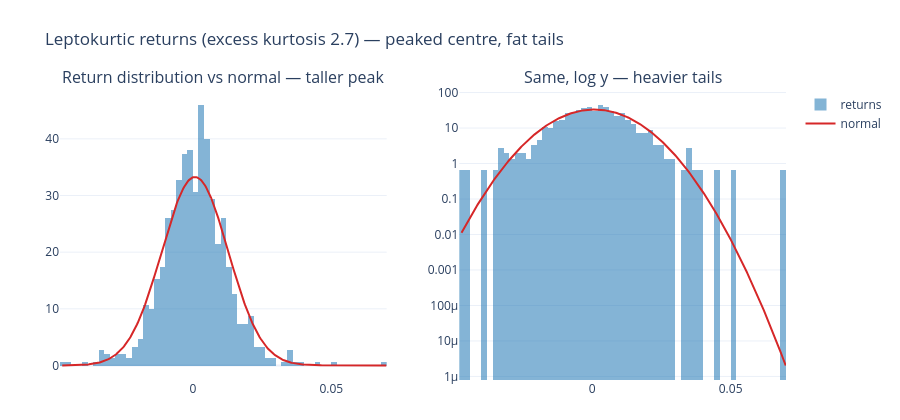

The notebook cell this image was saved under:
### Markdown cell above
## The distribution vs a normal
A fitted normal (same mean and variance) under- and over-shoots: it misses the peak and badly underestimates the tails (right panel, log scale).

### Code cell
xs = np.linspace(ret.min(), ret.max(), 400)
pdf = st.normal_pdf(xs, mu, sigma)

fig = make_subplots(rows=1, cols=2, subplot_titles=(
    "Return distribution vs normal — taller peak", "Same, log y — heavier tails"))
for c in (1, 2):
    fig.add_trace(go.Histogram(x=ret, histnorm="probability density", nbinsx=80,
                               marker_color="#1f77b4", opacity=0.55, name="returns",
                               showlegend=(c == 1)), row=1, col=c)
    fig.add_trace(go.Scatter(x=xs, y=pdf, name="normal", line=dict(color="#d62728", width=2),
                             showlegend=(c == 1)), row=1, col=c)
fig.update_yaxes(type="log", row=1, col=2)
fig.update_layout(height=420, barmode="overlay",
                  title=f"Leptokurtic returns (excess kurtosis {sample_excess_kurt:.1f}) — peaked centre, fat tails",
                  margin=dict(l=60, r=30, t=90, b=40))
fig.show()

### Figure 1 — Plotly figure (JSON) as saved in the notebook; plotly's stock layout.template omitted (floating-point values rounded to 4 significant figures; data arrays with more than 128 entries replaced by an {"elided": "..."} marker saying what was removed)
{"data": [{"histnorm": "probability density", "marker": {"color": "#1f77b4"}, "name": "returns", "nbinsx": 80, "opacity": 0.55, "showlegend": true, "type": "histogram", "x": {"elided": "749 float values"}, "xaxis": "x", "yaxis": "y"}, {"line": {"color": "#d62728", "width": 2}, "name": "normal", "showlegend": true, "type": "scatter", "x": {"elided": "400 float values"}, "xaxis": "x", "y": {"elided": "400 float values"}, "yaxis": "y"}, {"histnorm": "probability density", "marker": {"color": "#1f77b4"}, "name": "returns", "nbinsx": 80, "opacity": 0.55, "showlegend": false, "type": "histogram", "x": {"elided": "749 float values"}, "xaxis": "x2", "yaxis": "y2"}, {"line": {"color": "#d62728", "width": 2}, "name": "normal", "showlegend": false, "type": "scatter", "x": {"elided": "400 float values"}, "xaxis": "x2", "y": {"elided": "400 float values"}, "yaxis": "y2"}], "layout": {"annotations": [{"font": {"size": 16}, "showarrow": false, "text": "Return distribution vs normal — taller peak", "x": 0.225, "xanchor": "center", "xref": "paper", "y": 1.0, "yanchor": "bottom", "yref": "paper"}, {"font": {"size": 16}, "showarrow": false, "text": "Same, log y — heavier tails", "x": 0.775, "xanchor": "center", "xref": "paper", "y": 1.0, "yanchor": "bottom", "yref": "paper"}], "barmode": "overlay", "height": 420, "margin": {"b": 40, "l": 60, "r": 30, "t": 90}, "title": {"text": "Leptokurtic returns (excess kurtosis 2.7) — peaked centre, fat tails"}, "xaxis": {"anchor": "y", "domain": [0.0, 0.45]}, "xaxis2": {"anchor": "y2", "domain": [0.55, 1.0]}, "yaxis": {"anchor": "x", "domain": [0.0, 1.0]}, "yaxis2": {"anchor": "x2", "domain": [0.0, 1.0], "type": "log"}}}
